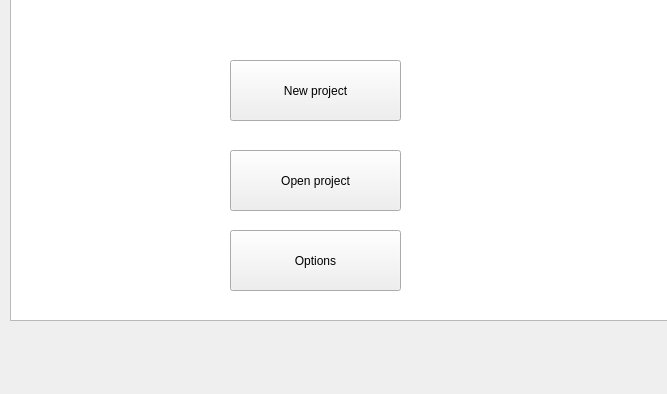
<?xml version="1.0" encoding="UTF-8"?>
<ui version="4.0">
 <class>Form</class>
 <widget class="QWidget" name="Form">
  <property name="geometry">
   <rect>
    <x>0</x>
    <y>0</y>
    <width>667</width>
    <height>394</height>
   </rect>
  </property>
  <property name="windowTitle">
   <string>Form</string>
  </property>
  <widget class="QPushButton" name="pushButton">
   <property name="geometry">
    <rect>
     <x>230</x>
     <y>60</y>
     <width>171</width>
     <height>61</height>
    </rect>
   </property>
   <property name="text">
    <string>New project</string>
   </property>
  </widget>
  <widget class="QPushButton" name="pushButton_2">
   <property name="geometry">
    <rect>
     <x>230</x>
     <y>150</y>
     <width>171</width>
     <height>61</height>
    </rect>
   </property>
   <property name="text">
    <string>Open project</string>
   </property>
  </widget>
  <widget class="QPushButton" name="pushButton_3">
   <property name="geometry">
    <rect>
     <x>230</x>
     <y>230</y>
     <width>171</width>
     <height>61</height>
    </rect>
   </property>
   <property name="text">
    <string>Options</string>
   </property>
  </widget>
  <widget class="QGraphicsView" name="graphicsView">
   <property name="geometry">
    <rect>
     <x>10</x>
     <y>-80</y>
     <width>671</width>
     <height>401</height>
    </rect>
   </property>
  </widget>
  <zorder>graphicsView</zorder>
  <zorder>pushButton</zorder>
  <zorder>pushButton_2</zorder>
  <zorder>pushButton_3</zorder>
 </widget>
 <resources>
  <include location="../../../../Desktop/test.qrc"/>
 </resources>
 <connections/>
</ui>
